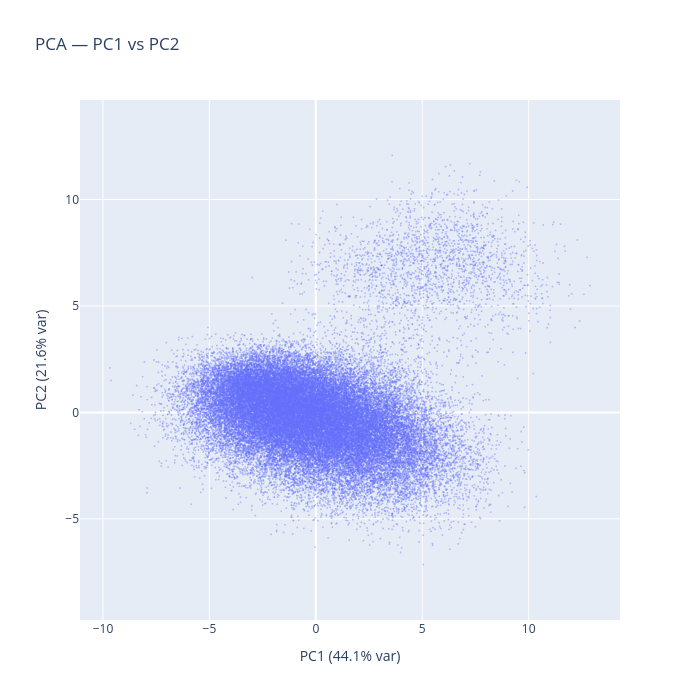
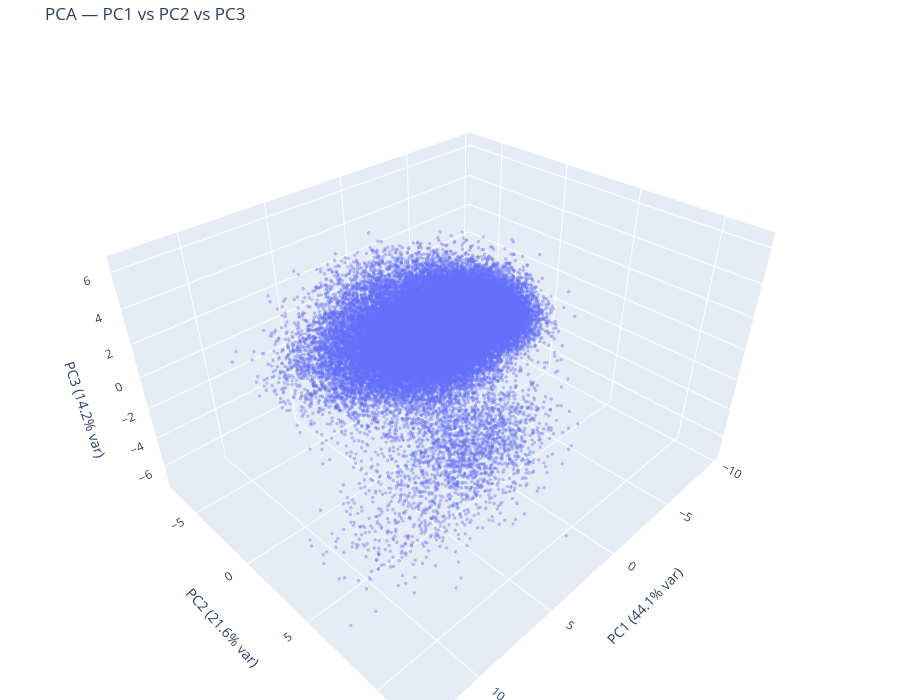

The notebook cell saved with these charts, in order:
### Code cell
# --- PC1 vs PC2 scatter (subsample for speed) ---
PCA_SCATTER_POINTS = 1_000_000_000
rng = np.random.default_rng(42)

proj_a = pca_a.transform(flat_a)
idx_a = rng.choice(
    len(proj_a), size=min(PCA_SCATTER_POINTS, len(proj_a)), replace=False
)

fig = go.Figure()
fig.add_trace(
    go.Scattergl(
        x=proj_a[idx_a, 0],
        y=proj_a[idx_a, 1],
        mode="markers",
        marker=dict(size=2, color="#636EFA", opacity=0.4),
        name=L2_LABEL_A,
    )
)

# if flat_b is not None:
#     proj_b = pca_b.transform(flat_b)
#     idx_b = rng.choice(len(proj_b), size=min(PCA_SCATTER_POINTS, len(proj_b)), replace=False)
#     fig.add_trace(
#         go.Scattergl(
#             x=proj_b[idx_b, 0],
#             y=proj_b[idx_b, 1],
#             mode="markers",
#             marker=dict(size=2, color="#EF553B", opacity=0.4),
#             name=L2_LABEL_B,
#         )
#     )

fig.update_layout(
    title="PCA — PC1 vs PC2",
    xaxis_title=f"PC1 ({pca_a.explained_variance_ratio_[0]:.1%} var)",
    yaxis_title=f"PC2 ({pca_a.explained_variance_ratio_[1]:.1%} var)",
    width=700,
    height=700,
    yaxis_scaleanchor="x",
)
fig.show()

# --- Interactive 3D PCA scatter ---
fig_3d = go.Figure()
fig_3d.add_trace(
    go.Scatter3d(
        x=proj_a[idx_a, 0],
        y=proj_a[idx_a, 1],
        z=proj_a[idx_a, 2],
        mode="markers",
        marker=dict(size=2, color="#636EFA", opacity=0.4),
        name=L2_LABEL_A,
    )
)

# if flat_b is not None:
#     proj_b = pca_b.transform(flat_b)
#     idx_b = rng.choice(len(proj_b), size=min(PCA_SCATTER_POINTS, len(proj_b)), replace=False)
#     fig_3d.add_trace(
#         go.Scatter3d(
#             x=proj_b[idx_b, 0],
#             y=proj_b[idx_b, 1],
#             z=proj_b[idx_b, 2],
#             mode="markers",
#             marker=dict(size=2, color="#EF553B", opacity=0.4),
#             name=L2_LABEL_B,
#         )
#     )

fig_3d.update_layout(
    title="PCA — PC1 vs PC2 vs PC3",
    scene=dict(
        xaxis_title=f"PC1 ({pca_a.explained_variance_ratio_[0]:.1%} var)",
        yaxis_title=f"PC2 ({pca_a.explained_variance_ratio_[1]:.1%} var)",
        zaxis_title=f"PC3 ({pca_a.explained_variance_ratio_[2]:.1%} var)",
    ),
    width=900,
    height=700,
    margin=dict(l=0, r=0, b=0, t=40),
)
fig_3d.show()

### Figure 1 — Plotly figure (JSON) as saved in the notebook; plotly's stock layout.template omitted (floating-point values rounded to 4 significant figures; data arrays with more than 128 entries replaced by an {"elided": "..."} marker saying what was removed)
{"data": [{"marker": {"color": "#636EFA", "opacity": 0.4, "size": 2}, "mode": "markers", "name": "SCAMPER", "type": "scattergl", "x": {"elided": "50000 float values"}, "y": {"elided": "50000 float values"}}], "layout": {"height": 700, "title": {"text": "PCA — PC1 vs PC2"}, "width": 700, "xaxis": {"title": {"text": "PC1 (44.1% var)"}}, "yaxis": {"scaleanchor": "x", "title": {"text": "PC2 (21.6% var)"}}}}

### Figure 2 — Plotly figure (JSON) as saved in the notebook; plotly's stock layout.template omitted (floating-point values rounded to 4 significant figures; data arrays with more than 128 entries replaced by an {"elided": "..."} marker saying what was removed)
{"data": [{"marker": {"color": "#636EFA", "opacity": 0.4, "size": 2}, "mode": "markers", "name": "SCAMPER", "type": "scatter3d", "x": {"elided": "50000 float values"}, "y": {"elided": "50000 float values"}, "z": {"elided": "50000 float values"}}], "layout": {"height": 700, "margin": {"b": 0, "l": 0, "r": 0, "t": 40}, "scene": {"xaxis": {"title": {"text": "PC1 (44.1% var)"}}, "yaxis": {"title": {"text": "PC2 (21.6% var)"}}, "zaxis": {"title": {"text": "PC3 (14.2% var)"}}}, "title": {"text": "PCA — PC1 vs PC2 vs PC3"}, "width": 900}}
